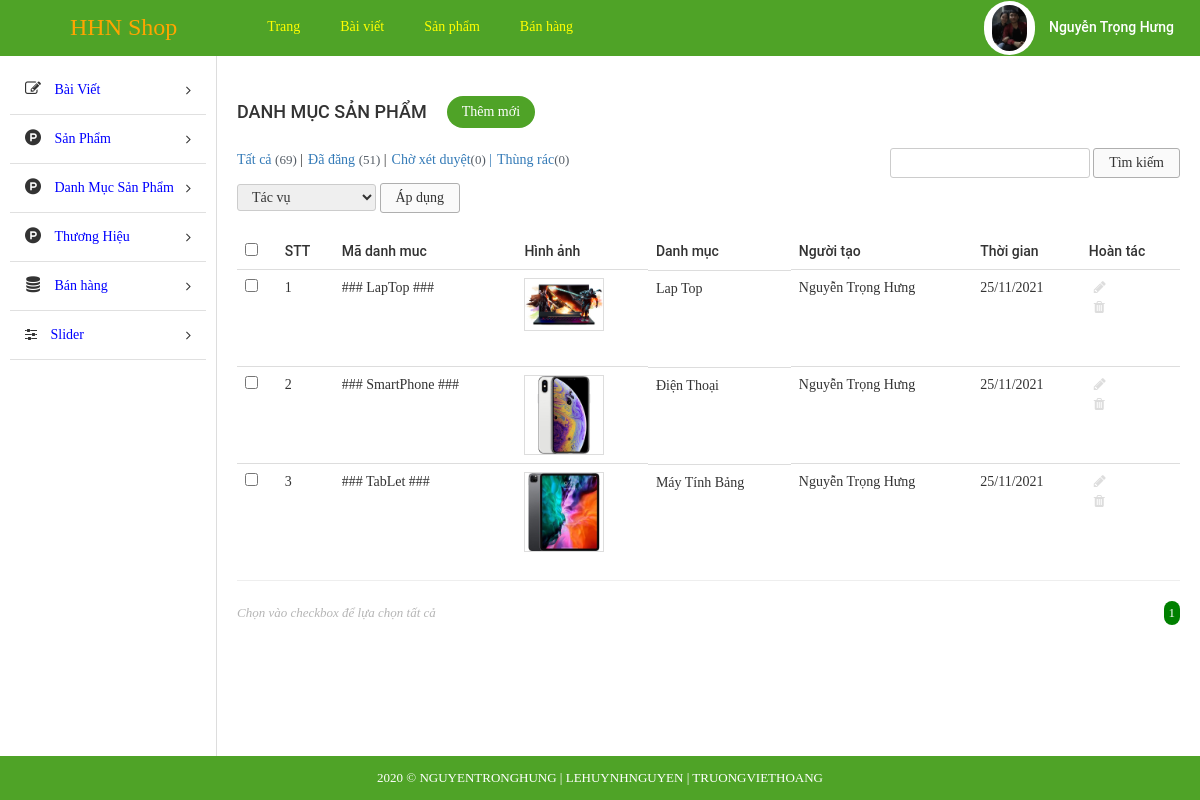
Page /admin/index.php?modules=categorys&controllers=index&action=list (signed in) on the committed database.
### tables this page shows
CREATE TABLE `tbl_category` (
  `id` int(11) NOT NULL,
  `name` varchar(255) NOT NULL,
  `code` varchar(255) NOT NULL,
  `image` varchar(255) NOT NULL,
  `description` text NOT NULL,
  `create_date` varchar(255) NOT NULL,
  `user` varchar(255) NOT NULL
);

### admin/libraries/database.php (called while the page is built, shortened)
<?php
function db_query($query_string) {
    global $conn;
    $result = mysqli_query($conn, $query_string);
    return $result;
}
function db_fetch_array($query_string) {
    $result = array();
    $mysqli_result = db_query($query_string);
    while ($row = mysqli_fetch_assoc($mysqli_result)) {
        $result[] = $row;
    }
    return $result;
}

### admin/modules/categorys/models/indexModel.php (called while the page is built, shortened)
<?php
function getAll() {
	return db_fetch_array("SELECT * FROM `tbl_category`");
}

### admin/modules/categorys/controllers/indexController.php (called while the page is built, shortened)
<?php
function listAction() {
	$data_tmp = getAll();
	if(!empty($_GET['page'])){
		$page = $_GET['page'];
	}else{
		$page =1;
	}
	$numProduct = count($data_tmp);
	$productOnPage = 5;
	$num = ceil($numProduct/$productOnPage);
	$start = ($page - 1) * $productOnPage;
	$res =[];
	for ($i=$start; $i < $start+$productOnPage; $i++) {
		if(isset($data_tmp[$i]))
        $res[] = $data_tmp[$i];
	};
	$data = [$res, $num, $page];
	load_view('list',$data);
}

### admin/core/router.php (called while the page is built, shortened)
<?php
$action_name = get_action().'Action';
call_function(array('construct', $action_name));

### admin/core/appload.php (called while the page is built, shortened)
<?php
require CONFIGPATH . DIRECTORY_SEPARATOR . 'database.php';
require LIBPATH . DIRECTORY_SEPARATOR . 'database.php';
require COREPATH . DIRECTORY_SEPARATOR . 'base.php';
require COREPATH . DIRECTORY_SEPARATOR . 'router.php';

### admin/index.php (called while the page is built, shortened)
<?php
require COREPATH.DIRECTORY_SEPARATOR.'appload.php';

### admin/modules/categorys/views/listView.php (the view, shortened to what this page needs)
<div id="main-content-wp" class="list-product-page">
    <div class="wrap clearfix">
        <div id="content" class="fl-right">
            <div class="section" id="title-page">
                <div class="clearfix">
                    <h3 id="index" class="fl-left">Danh Mục Sản Phẩm</h3>
                    <a href="?modules=categorys&controllers=index&action=add" title="" id="add-new" class="fl-left">Thêm mới</a>
                </div>
            </div>
            <div class="section" id="detail-page">
                <div class="section-detail">
                    <div class="filter-wp clearfix">
                        <ul class="post-status fl-left">
                            <li class="all"><a href="">Tất cả <span class="count">(69)</span></a> |</li>
                            <li class="publish"><a href="">Đã đăng <span class="count">(51)</span></a> |</li>
                            <li class="pending"><a href="">Chờ xét duyệt<span class="count">(0)</span> |</a></li>
                            <li class="pending"><a href="">Thùng rác<span class="count">(0)</span></a></li>
                        </ul>
                        <form method="GET" class="form-s fl-right">
                            <input type="text" name="s" id="s">
                            <input type="submit" name="sm_s" value="Tìm kiếm">
                        </form>
                    </div>
                    <div class="actions">
                        <form method="GET" action="" class="form-actions">
                            <select name="actions">
                                <option value="0">Tác vụ</option>
                            </select>
                            <input type="submit" name="sm_action" value="Áp dụng">
                        </form>
                    </div>
                    <div class="table-responsive">
                        <table class="table list-table-wp">
                            <thead>
                                <tr>
                                    <td><input type="checkbox" name="checkAll" id="checkAll"></td>
                                    <td><span class="thead-text">STT</span></td>
                                    <td><span class="thead-text">Mã danh muc</span></td>
                                    <td><span class="thead-text">Hình ảnh</span></td>
                                    <td><span class="thead-text">Danh mục</span></td>
                                    <td><span class="thead-text">Người tạo</span></td>
                                    <td><span class="thead-text">Thời gian</span></td>
                                    <td><span class="thead-text">Hoàn tác</span></td>
                                </tr>
                            </thead>
                            <tbody>
                                <?php $i=0; if(!empty($data['0'])) foreach ($data['0'] as $key => $value) { $i++;?>
                                <tr>
                                    <td><input type="checkbox" name="checkItem" class="checkItem"></td>
                                    <td><span class="tbody-text"><?php echo $i; ?></h3></span>
                                    <td><span class="tbody-text"><?php echo $value['code']; ?></h3></span>
                                    <td>
                                        <div class="tbody-thumb">
                                            <img src="<?php echo $value['image']; ?>" alt="">
                                        </div>
                                    </td>
                                    <td class="clearfix">
                                        <div class="tb-title fl-left">
                                            <h3><?php echo $value['name']; ?></h3>
                                        </div>
                                    </td>
                                    <td><span class="tbody-text"><?php echo $value['user']; ?></span></td>
                                    <td><span class="tbody-text"><?php echo $value['create_date']; ?></span></td>
                                    <td>
                                        <ul class="list-operation ">
                                            <li><a href="?modules=categorys&contollers=index&action=edit&id=<?php echo $value['id']; ?>" title="Sửa" class="edit"><i class="fa fa-pencil" aria-hidden="true"></i></a></li>
                                            <li><a href="?modules=categorys&contollers=index&action=delete&id=<?php echo $value['id']; ?>" title="Xóa" class="delete"><i class="fa fa-trash" aria-hidden="true"></i></a></li>
                                        </ul>
                                    </td>
                                </tr>
                                <?php }; ?>
                            </tbody>
                        </table>
                        <hr>
                    </div>
                </div>
            </div>
            <div class="section" id="paging-wp">
                <div class="section-detail clearfix">
                    <p id="desc" class="fl-left">Chọn vào checkbox để lựa chọn tất cả</p>
                    <ul id="list-paging" class="fl-right">
                        <?php for ($i=1; $i <= $data['1'] ; $i++) { ?>
                        <li>
                            <a <?php if($i == $data['2']) echo 'style="background-color: green;color:white; border-radius:300px;"';  ?>  href="?modules=categorys&controllers=index&action=list&page=<?php echo $i; ?>" title=""><?php echo $i; ?></a>
                        </li>
                        <?php }; ?>
                    </ul>
                </div>
            </div>
        </div>
    </div>
</div>

### admin/core/base.php (shortened to what this page needs)
<?php
function get_module() {
    global $config;
    $module = isset($_GET['modules']) ? $_GET['modules'] : $config['default_module'];
    return $module;
}
function call_function($list_function = array()) {
    if (is_array($list_function)) {
        foreach ($list_function as $f) {
            if (function_exists($f())) {
                $f();
            }
        }
    }
}
function load_view($name, $data_send = array()) {
    $data = $data_send;
    $path = MODULESPATH . DIRECTORY_SEPARATOR . get_module() . DIRECTORY_SEPARATOR . 'views' . DIRECTORY_SEPARATOR . $name . 'View.php';
    if (file_exists($path)) {
        require $path;
    } else {
        echo "Không tìm thấy {$path}";
    }
}
function get_header($name = '') {
    global $data;
    if (empty($name)) {
        $name = 'header';
    } else {
        $name = "header-{$name}";
    }
    $path = LAYOUTPATH . DIRECTORY_SEPARATOR . $name . '.php';
    if (file_exists($path)) {
        if (is_array($data)) {
            foreach ($data as $key => $a) {
                $$key = $a;
            }
        }
        require $path;
    } else {
        echo "Không tìm thấy {$path}";
    }
}
function get_footer($name = '') {
    global $data;
    if (empty($name)) {
        $name = 'footer';
    } else {
        $name = "footer-{$name}";
    }
    $path = LAYOUTPATH . DIRECTORY_SEPARATOR . $name . '.php';
    if (file_exists($path)) {
        if (is_array($data)) {
            foreach ($data as $key => $a) {
                $$key = $a;
            }
        }
        require $path;
    } else {
        echo "Không tìm thấy {$path}";
    }
}
function get_sidebar($name = '') {
    global $data;
    if (empty($name)) {
        $name = 'sidebar';
    } else {
        $name = "sidebar-{$name}";
    }
    $path = LAYOUTPATH . DIRECTORY_SEPARATOR . $name . '.php';
    if (file_exists($path)) {
        if (is_array($data)) {
            foreach ($data as $key => $a) {
                $$key = $a;
            }
        }
        require $path;
    } else {
        echo "Không tìm thấy {$path}";
    }
}
?>

### admin/public/css/import/global.css (style rules this page uses)
body { font-family: "Roboto Regular"; font-size: 14px; line-height: 24px; color: #333; }
.fl-left { float: left; }
.fl-right { float: right; }
img { max-width: 100%; height: auto; display: block; }
ul li { list-style: none!important; }
a { text-decoration: none!important; }

### admin/public/css/import/list_post.css (style rules this page uses)
#content { width: 82%; border-left: 1px solid #ddd; padding: 20px; }
#add-new { display: inline-block; color: #fff; background: #4fa327; padding: 4px 15px; margin: 20px; border-radius: 20px; }
#index { font-family: 'Roboto Medium'; font-weight: normal; text-transform: uppercase; font-size: 18px; padding: 24px 0px; }
.list-table-wp thead tr td { font-family: 'Roboto Medium'; font-weight: normal; }
.list-operation li { float: left; }
.list-operation li a { display: block; padding: 0px 5px; color: #ddd; }
.tb-title { width: 75%; display: -webkit-box; -webkit-line-clamp: 1; -moz-line-clamp: 1; -o-line-clamp: 1; -webkit-box-orient: vertical; -moz-box-orient: vertical; -o-box-orient: vertical; max-height: 100%; overflow: hidden; }
.list-operation { width: 25%; }
#paging-wp #desc { font-size: 13px; color: #b5b5b5; font-style: italic; }
#list-paging li { float: left; }
#list-paging li a { display: inline-block; color: #555; font-size: 13px; padding: 0px 5px; }
.filter-wp { margin-bottom: 5px; }
.actions { margin-bottom: 20px; }
.post-status li { float: left; font-size: 14px; margin-right: 5px; }
.post-status li .count { color: #555d66; font-size: 13px; display: inline-block; }
.form-s input[type="text"], .form-actions select { border-radius: 3px; border: 1px solid #ccc; padding: 2px 10px; }
.form-s input[type="submit"], .form-actions input[type="submit"] { border-radius: 3px; border: 1px solid #afafaf; padding: 2px 15px; background: #fafafa; }
.form-actions select { padding: 4px 10px; }

### admin/public/css/import/list_product.css (style rules this page uses)
.tbody-thumb { width: 80px; height: 80px; overflow: hidden; }
.tbody-thumb img { border: 1px solid #ddd; }

### admin/public/css/import/menu.css (style rules this page uses)
.actions select { border-radius: 3px; border: 1px solid #ccc; padding: 4px 10px; }

### admin/public/css/import/detail_order.css (style rules this page uses)
.table { margin-bottom: 0!important; }

### rows in the picture
tbl_category: code "### LapTop ###", image (picture), name "Lap Top", user "Nguyễn Trọng Hưng", create_date "25/11/2021"
tbl_category: code "### SmartPhone ###", image (picture), name "Điện Thoại", user "Nguyễn Trọng Hưng", create_date "25/11/2021"
tbl_category: code "### TabLet ###", image (picture), name "Máy Tính Bảng", user "Nguyễn Trọng Hưng", create_date "25/11/2021"
